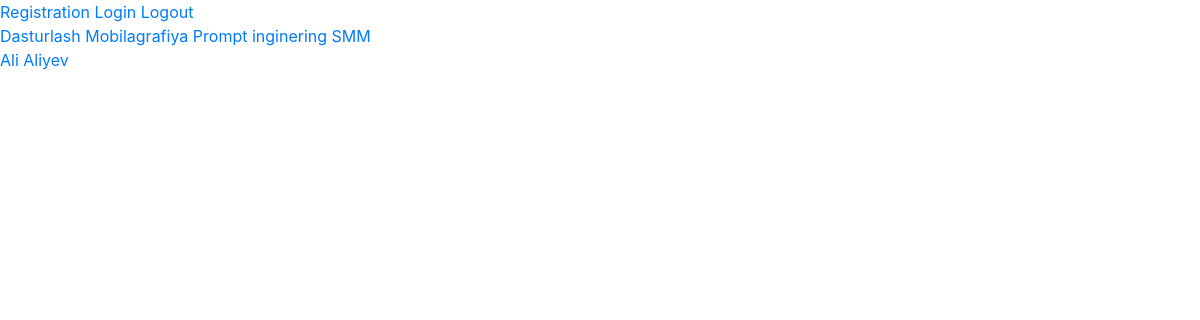
The app's page /course/1/students/, older data.
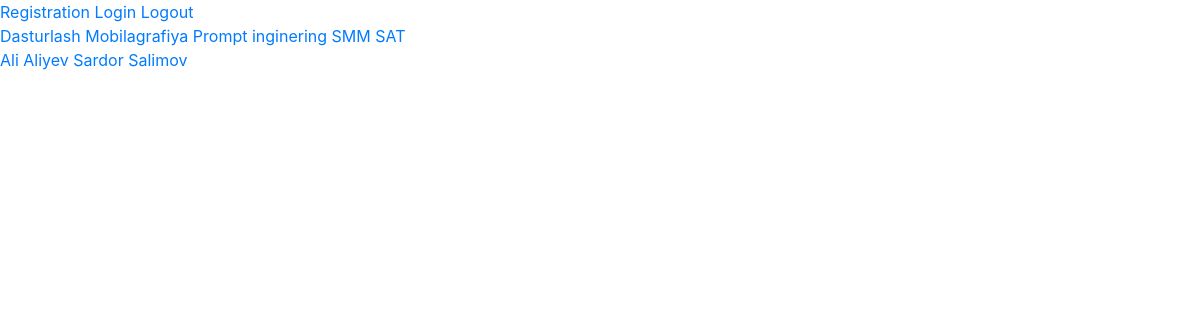
The same page, newer data.
### main/models.py (models this page shows, shortened)
class Course(models.Model):
    name = models.CharField(max_length=200)
    description = models.TextField(blank=True, null=True)

class Student(models.Model):
    full_name = models.CharField(max_length=200)
    phone = models.TextField()
    course = models.ForeignKey(Course, on_delete=models.CASCADE)

### main/views.py (the view)
# urls.py: path('course/<int:course_id>/students/', course_students, name='course_students'),
def course_students(request, course_id):
    courses = Course.objects.all()
    students = Student.objects.filter(course_id=course_id)
    context = {
        'courses': courses,
        'students': students,
    }
    return render(request, 'main/course_students.html', context)

### templates/main/course_students.html
{% extends 'base.html'%}
{% block main%}
    {% for student in students %}
    <a href="{% url 'student_detail' student.id %}">{{student.full_name}}</a>
    {% endfor %}
{% endblock main %}

### templates/base.html (shortened to what this page needs)
<!DOCTYPE html>
<html lang="en">
<head>
   {% include 'boostrap/_style.html' %}
</head>
<body>
<div>
    <a href=" {% url 'register' %} ">Registration</a>
    <a href=" {% url 'login' %} ">Login</a>
    <a href=" {% url 'logout' %} ">Logout</a>
</div>
    {% for course in courses %}
    <h> <a href="{% url 'course_students' course.id %}">{{course.name}}</a>
    </h>
    {% endfor %}
<div>
    {% block main %}
    {% endblock main %}
</div>
{% include 'boostrap/_js.html' %}
</body>
</html>

### templates/boostrap/_style.html (shortened to what this page needs)
<!DOCTYPE html>
<html lang="en">
<head>
    <link rel="stylesheet" href="https://cdn.jsdelivr.net/npm/bootstrap@4.1.3/dist/css/bootstrap.min.css">
</head>
<body>
</body>
</html>

### templates/boostrap/_js.html (shortened to what this page needs)
<!DOCTYPE html>
<html lang="en">
<head>
</head>
<body>
</body>
</html>

Row changes from the older to the newer data that the page shows:
added Course: name "SAT"
added Student: full_name "Sardor Salimov"
